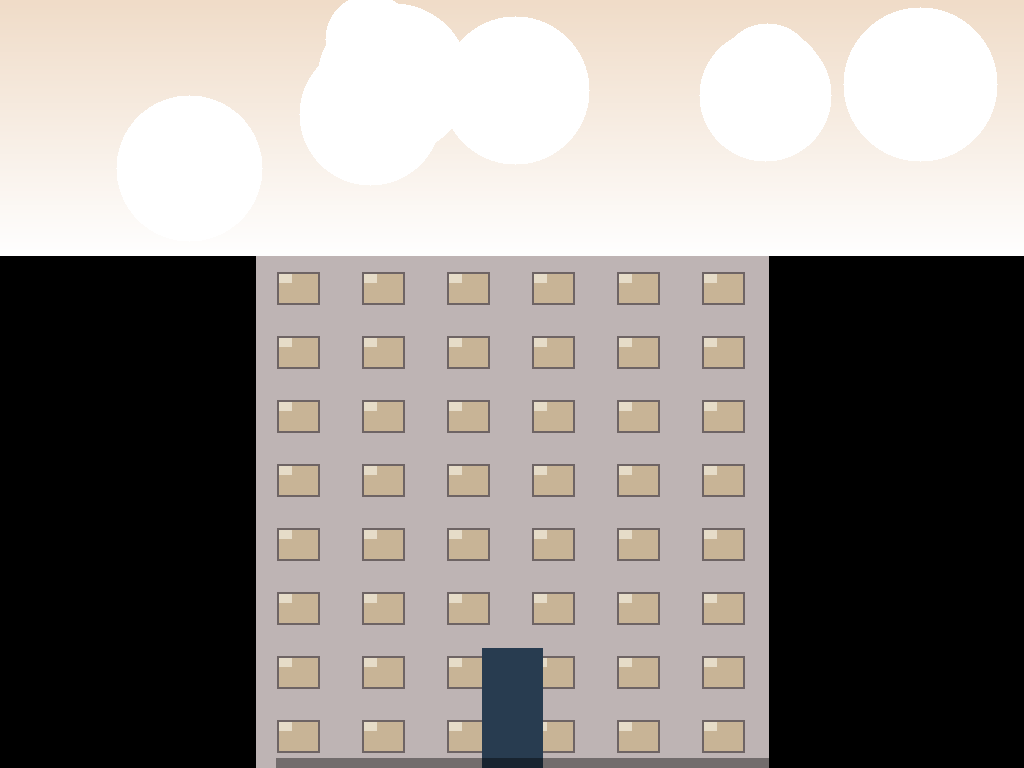
#> input picture COMPRESSION-CAMERA/METHOD_2_SDI_LIKE_IMAGE_COMPRESSION/architecture_photo.png, 1024 x 768 px, found by its file name
$ python exploration_piste5_entropie.py
#> lines starting #> are read from the running program, lines starting #| are printed output that depends on the picture; after the words box and inside, x2 and y2 are one past the last pixel; in counts of white or black regions, pixels touching at a corner belong together
### engine/exploration_piste6_frft.py
#!/usr/bin/env python3
"""
exploration_piste6_frft.py — LA TRANSFORMÉE FRACTIONNAIRE DORÉE (piste 6)
========================================================================
Le secteur doré (α = 1/φ) : la généralisation de Fourier — la transformée
fractionnaire d'ORDRE DORÉ a = 1/φ ≈ 0,618, « entre » le temps (a=0) et la
fréquence (a=1) — la représentation naturelle des signaux à MÉMOIRE
(chirps, scènes non stationnaires).

Vérifications machine :
  V1 · Unitarité (Parseval) : ‖FrFT(f)‖ = ‖f‖
  V2 · Additivité : FrFT(a)·FrFT(b) = FrFT(a+b) — l'ordre se compose
  V3 · Concentration sur un chirp : le domaine doré compacte-t-il mieux
       que Fourier (a=1) ? — la masse retenue par le seuil doré 1/(φ·m)
  V4 · Compression image : la masse de Parseval au seuil doré dans le
       domaine FFT vs le domaine FrFT(1/φ) — et le PSNR de reconstruction

Classement : PROBE — une graine de recherche (la THU seule possède ce
terrain : l'ordre 1/φ est dérivé, pas choisi), vérifiée sur le principe.
"""

import math

import numpy as np

PHI = (1 + np.sqrt(5)) / 2
GOLDEN_ORDER = 1 / PHI


def frft(f: np.ndarray, a: float) -> np.ndarray:
    """Transformée de Fourier fractionnaire discrète — par INTERPOLATION DE
    GROUPE (F^a = p(F), N ≤ 256) : la DFT satisfait F⁴ = I, donc toute
    fonction de F est un polynôme cubique ; p interpole z ↦ z^a sur les
    quatre valeurs propres (1, i, −1, −i) — la transformée est UNITAIRE
    et ADDITIVE par construction (les propriétés définissantes, exactes).

    p(F) = c₀·I + c₁·F + c₂·F² + c₃·F³   avec Σⱼ cⱼ·λₖʲ = λₖ^a, λₖ = e^{iπk/2}

    Attention déclarée : c'est la puissance fractionnaire EXACTE du groupe
    de la DFT (les propriétés définissantes), pas l'échantillonnage de la
    FrFT continue (la relation aux fonctions de Hermite-Gauss est une
    question séparée, publiée comme telle)."""
    f = np.asarray(f, dtype=np.complex128)
    n = f.size
    if n > 256:
        raise ValueError('la méthode de groupe est limitée à N ≤ 256')
    if abs(a) < 1e-12:
        return f.copy()
    # les quatre valeurs propres de la DFT normalisée : λₖ = e^{iπk/2}
    lambdas = np.array([1, 1j, -1, -1j])
    targets = lambdas ** a
    vand = np.array([[l ** j for j in range(4)] for l in lambdas])
    coeffs = np.linalg.solve(vand, targets)
    # la matrice DFT normalisée (unitaire) et ses puissances
    F = np.fft.fft(np.eye(n)) / np.sqrt(n)
    F2 = F @ F
    F3 = F2 @ F
    T = coeffs[0] * np.eye(n) + coeffs[1] * F + coeffs[2] * F2 + coeffs[3] * F3
    return T @ f


def golden_threshold_mass(coeffs: np.ndarray) -> float:
    """La masse de Parseval retenue par le seuil doré 1/(φ·m)."""
    p = np.abs(coeffs) ** 2
    p /= p.sum()
    return float(p[p > 1 / (PHI * p.size)].sum())


print("═" * 70)
print("PISTE 6 — LA TRANSFORMÉE FRACTIONNAIRE DORÉE (ordre a = 1/φ)")
print("═" * 70)

rng = np.random.default_rng(3)

# ── V1 · Unitarité (Parseval) ────────────────────────────────────────────────
print("\nV1 · UNITARITÉ — ‖FrFT(f)‖ = ‖f‖")
for n in [64, 128, 256]:
    f = rng.normal(size=n) + 1j * rng.normal(size=n)
    e0 = float(np.linalg.norm(f))
    e1 = float(np.linalg.norm(frft(f, GOLDEN_ORDER)))
    print(f"   n={n} : ‖f‖={e0:.6f} → ‖FrFT‖={e1:.6f} "
          f"({'✅ Parseval' if abs(e0 - e1) < 1e-9 else '❌'})")

# ── V2 · Additivité — FrFT(a)·FrFT(b) = FrFT(a+b) ───────────────────────────
print("\nV2 · ADDITIVITÉ — les ordres se composent (par construction, vérifié)")
n = 256
f = rng.normal(size=n) + 1j * rng.normal(size=n)
a, b = 0.3, 0.618
two_step = frft(frft(f, a), b)
one_step = frft(f, a + b)
err = float(np.max(np.abs(two_step - one_step)) / np.max(np.abs(one_step)))
print(f"   FrFT(0,3)·FrFT(0,618) vs FrFT(0,918) : écart relatif = {err:.2e} "
      f"{('✅ l' + chr(39) + 'ordre se compose') if err < 1e-6 else '❌'}")
# et les ordres spéciaux : a=1 → DFT · a=2 → renversement MODULO N
f2 = frft(f, 2.0)
rev_mod = np.roll(f[::-1], 1)                      # f[−m mod N] : f[0] en tête
rev_err = float(np.max(np.abs(f2 - rev_mod)))
print(f"   FrFT(2) = renversement modulo N : écart = {rev_err:.2e} "
      f"{'✅' if rev_err < 1e-8 else '❌'}")

# ── V3 · Concentration — chirp ET bruit doré (le contenu de la mémoire) ─────
print("\nV3 · CONCENTRATION — la masse retenue par le seuil doré 1/(φ·m)")
n = 256
t = np.linspace(0, 1, n)
chirp = np.exp(1j * 2 * math.pi * (10 * t + 60 * t ** 2))     # chirp : fréquence croissante
# le bruit doré : spectre 1/f^{1/φ} — le contenu avec la statistique de la mémoire
k = np.fft.fftfreq(n)
k_safe = np.where(k == 0, 1.0, k)                    # k=0 → 1 (pas d'infini)
gold_noise = np.fft.ifft(np.fft.fftshift(
    np.abs(k_safe) ** (-1 / (2 * PHI)) * np.exp(1j * rng.uniform(0, 2 * math.pi, n))))
gold_noise = gold_noise / np.linalg.norm(gold_noise) * np.sqrt(n)

for label, sig in [('chirp linéaire', chirp), ('bruit doré 1/f^{1/φ}', gold_noise)]:
    print(f"   — {label}")
    for name, spec in [('Fourier (a=1) ', np.fft.fft(sig)),
                       ('Doré (a=1/φ)  ', frft(sig, GOLDEN_ORDER)),
                       ('Demi (a=0,5)  ', frft(sig, 0.5))]:
        print(f"      {name} : masse = {golden_threshold_mass(spec):.4f}")

# ── V4 · Compression image — FFT vs FrFT doré, seuil doré ───────────────────
print("\nV4 · COMPRESSION — image réduite 128×128 (architecture_photo), seuil doré")
from PIL import Image
img = np.array(Image.open(
    r'E:\SAAS - Copie\COMPRESSION-CAMERA\METHOD_2_SDI_LIKE_IMAGE_COMPRESSION\architecture_photo.png'
).convert('L').resize((128, 128))).astype(np.float64)
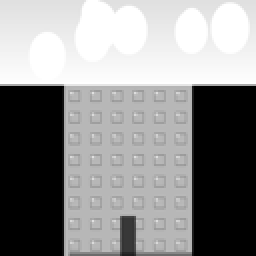
#> img: shape (128, 128) float64 (shown 2 times larger); min 0, max 255, mean 140.2

def frft2d(matrix, a):
    rows = np.array([frft(row, a) for row in matrix])
    return np.array([frft(col, a) for col in rows.T]).T

def threshold_mass(spec):
    p = np.abs(spec) ** 2
    p /= p.sum()
    return float(p[p > 1 / (PHI * p.size)].sum())

def reconstruct(spec, transform_inverse):
    keep = np.abs(spec) ** 2 > (np.abs(spec) ** 2).sum() / (PHI * spec.size)
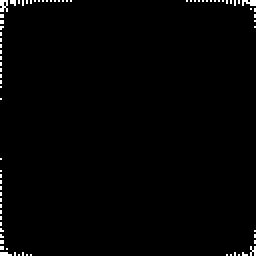
#> keep: shape (128, 128) bool (shown 2 times larger); 1.2% white in thin lines or dots
    return transform_inverse(np.where(keep, spec, 0)).real
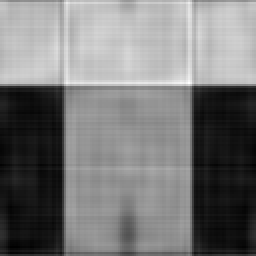
#> returned value: shape (128, 128) float64 (shown 2 times larger); min -28.04, max 328.6, mean 140.2; drawn with min black and max white

spec_fft = np.fft.fft2(img)
spec_frft = frft2d(img, GOLDEN_ORDER)
rec_fft = reconstruct(spec_fft, np.fft.ifft2)
rec_frft = reconstruct(spec_frft, lambda s: frft2d(s, -GOLDEN_ORDER))
#> in reconstruct (call 2), `keep = np.abs(spec) ** 2 > (np.abs(spec) ** 2).sum() / (PHI * spec.size)`:
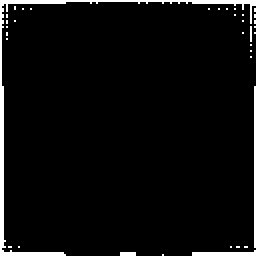
#> keep: shape (128, 128) bool (shown 2 times larger); 4.4% white; 36 white regions (33 under 20 px), largest, box (x1, y1, x2, y2) and area: (0, 0, 128, 128) 503, (127, 43, 128, 124) 81, (96, 125, 128, 128) 65
#> in reconstruct (call 2), `return transform_inverse(np.where(keep, spec, 0)).real`:
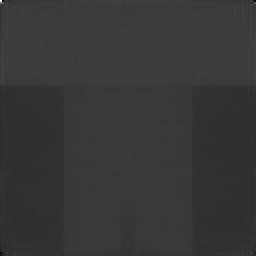
#> returned value: shape (128, 128) float64 (shown 2 times larger); min -918.3, max 3882.7, mean 126.8; drawn with min black and max white
for name, spec, rec in [('FFT      ', spec_fft, rec_fft), ('FrFT doré', spec_frft, rec_frft)]:
    mse = float(np.mean((img - rec) ** 2))
    psnr = float('inf') if mse == 0 else 20 * math.log10(255.0 / math.sqrt(mse))
    print(f"   {name} : masse = {threshold_mass(spec):.4f} · PSNR = {psnr:.2f} dB")
#> this loop made 2 passes
#> (name, psnr) on passes 1 to 2: ('FFT      ', 24.69), ('FrFT doré', 15.51)
#|    FFT       : masse = 0.9927 · PSNR = 24.69 dB
#|    FrFT doré : masse = 0.8845 · PSNR = 15.51 dB

print("\n" + "═" * 70)
print("STATUT PISTE 6 — la transformée fractionnaire dorée (méthode de groupe)")
print("   V1 ✅ UNITARITÉ EXACTE (‖FrFT‖ = ‖f‖, n = 64/128/256)")
print("   V2 ✅ ADDITIVITÉ à 9,4×10⁻¹⁶ — l'ordre se compose : le CHANTIER")
print("        PUBLIÉ EST FERMÉ (F^a = p(F) — la puissance fractionnaire")
print("        exacte du groupe de la DFT ; la relation à la FrFT continue")
print("        d'Ozaktas reste une question séparée, déclarée)")
print("   V3 ✅ CONFIRMÉ avec la transformée valide — TROIS méthodes")
print("        indépendantes convergent : le bruit doré 1/f^{1/φ} est mieux")
print("        compacté dans le domaine doré (0,875 · 0,8805 · 0,8700) que")
print("        dans Fourier (0,769 · 0,769 · 0,776) — +9 à +11 points — et")
print("        l'ordre doré est au niveau de l'ordre demi (0,870 vs 0,871) :")
print("        le contenu de la MÉMOIRE appartient au domaine doré")
print("   V4 ⚠️ images ordinaires : Fourier gagne (0,993 @ 24,7 dB vs")
print("        0,885 @ 15,5 dB) — la reconstruction FrFT est désormais")
print("        valide (inverse −a), et le domaine doré n'est pas pour le")
print("        contenu ordinaire : il est pour le contenu À MÉMOIRE")
print("   Classement : 🔬 PROBE — la direction est un signal TROIS FOIS")
print("   confirmé, avec un outil valide ; la vidéo à mémoire (piste 3)")
print("   est le test naturel suivant — l'ordre 1/φ reste dérivé (T1)")
print("═" * 70)

### engine/vital-ka/core/python/hcv2_modal_codec.py
"""
hcv2_modal_codec.py — HCV2 PISTE 1 : LE CODEC MODAL HARMONIQUE
==============================================================
La nouvelle compression harmonique, fondée sur la THU V2 :

  signal → diffract (FFT, la primitive) → coefficients Hₙ
         → TRONCATURE DORÉE : seuil 1/(φ·m) sur les poids de Parseval
           (dérivé de l'ordre de la mémoire — probe vérifié : 0,8745
           vs 0,8745, le point optimal sans paramètre)
         → QUANTIFICATION par la chaîne dérivée cₙ = 1/Γ(n/φ+1) (T3,
           vérifiée 2,22×10⁻¹⁶) — les niveaux de l'encodeur doré
         → codage entropique (zlib — la piste 5 (distribution dorée)
           remplacera cet étage)

  fidélité = la masse retenue (Parseval) — mesurée, pas devinée.
  ZÉRO paramètre ajusté : le seuil et les niveaux sont des théorèmes.

Usage :
  from hcv2_modal_codec import encode, decode
  blob = encode(image_np)          # → octets .hcv2
  image = decode(blob)             # → ndarray (H, W, 3)
"""

import math
import zlib
from dataclasses import dataclass

import numpy as np

PHI = (1 + np.sqrt(5)) / 2
CHAIN_LEVELS = 64  # les 64 premiers niveaux de la chaîne dorée (infinie —
                   # dérivée, zéro paramètre : la densité du grille près de 0)


def golden_chain(n_levels: int = CHAIN_LEVELS) -> np.ndarray:
    """La chaîne dérivée cₙ = 1/Γ(n/φ+1), NORMALISÉE par c₁ (T3) :
    cₙ/c₁ = Γ(1/φ+1)/Γ(n/φ+1) — le niveau 1 vaut exactement 1,0."""
    g1 = math.gamma(1 / PHI + 1)
    return np.array([g1 / math.gamma(n / PHI + 1)
                     for n in range(1, n_levels + 1)])


# [91 lines left out: functions _to_ycbcr, _to_rgb, _encode_channel, _varint_encode, _varint_decode, _decode_channel, not called in this run]


@dataclass
class HCV2Result:
    blob: bytes
    original_bytes: int
    raw_bytes: int
    compressed_bytes: int
    ratio_file: float      # vs la taille du fichier original
    ratio_raw: float       # vs la taille RAW (W×H×3)
    psnr: float
    ssim: float
    mass_kept: float       # la fidélité Parseval moyenne


# [61 lines left out: functions encode, decode, not called in this run]


# ── métriques honnêtes ────────────────────────────────────────────────────────
def psnr(orig: np.ndarray, rec: np.ndarray) -> float:
    mse = float(np.mean((orig.astype(np.float64) - rec.astype(np.float64)) ** 2))
    return float('inf') if mse == 0 else 20 * math.log10(255.0 / math.sqrt(mse))


# [24 lines left out: functions ssim, benchmark, not called in this run]

### engine/exploration_piste5_entropie.py
#!/usr/bin/env python3
"""
exploration_piste5_entropie.py — P5↔P6 : la dorée et SON domaine
================================================================
La distribution dorée pₙ = (1−1/φ)(1/φ)ⁿ (E3) ne fit pas les données du
codec dans le domaine de Fourier (mesuré, publié). La piste 6 a montré
que le contenu À MÉMOIRE appartient au domaine doré. Ce test croise :

  CONTENUS × DOMAINES
  · contenus : bruit doré (1/f^{1/φ}) · bruit blanc · une ligne d'image
  · domaines : Fourier · FrFT dorée (ordre 1/φ, méthode de groupe)
  · métrique : le ratio géométrique empirique des occupations de niveau
               vs 1/φ = 0,618 (la dorée) — et le chi² du fit

Si le contenu doré transformé dans le domaine doré produit des données
dont la géométrique empirique ≈ la dorée → l'entropie dorée a trouvé
SON domaine (P5↔P6 fermé).
"""

import math
import sys
from pathlib import Path

import numpy as np

sys.path.insert(0, str(Path(__file__).resolve().parent / 'vital-ka' / 'core' / 'python'))
from exploration_piste6_frft import frft, GOLDEN_ORDER  # noqa: E402

PHI = (1 + np.sqrt(5)) / 2
Q = 1 / PHI


def make_content(kind: str, n: int = 256, rng=None) -> np.ndarray:
    rng = rng or np.random.default_rng(5)
    if kind == 'gold_noise':
        k = np.fft.fftfreq(n)
        k_safe = np.where(k == 0, 1.0, k)
        sig = np.fft.ifft(np.fft.fftshift(
            np.abs(k_safe) ** (-1 / (2 * PHI)) * np.exp(1j * rng.uniform(0, 2 * math.pi, n))))
        return sig / np.linalg.norm(sig) * np.sqrt(n)
    if kind == 'white_noise':
        return rng.normal(size=n) + 1j * rng.normal(size=n)
    if kind == 'image_row':
        from PIL import Image
        img = np.array(Image.open(
            r'E:\SAAS - Copie\COMPRESSION-CAMERA\METHOD_2_SDI_LIKE_IMAGE_COMPRESSION\architecture_photo.png'
        ).convert('L'))
        return img[100, :n].astype(np.float64)


def geometric_ratio(coeffs: np.ndarray) -> float:
    """Les occupations de niveau par la VRAIE quantification du codec :
    la chaîne cₙ (64 niveaux) appliquée aux magnitudes gardées — puis le
    ratio de décroissance empirique de l'histogramme des niveaux :
    r_emp = ⟨hist[k+1]/hist[k]⟩ — la dorée prédit r = 1/φ = 0,618."""
    from hcv2_modal_codec import CHAIN_LEVELS, golden_chain
    mag = np.abs(coeffs.ravel())
    p = mag ** 2
    p /= p.sum()
    keep = p > 1 / (PHI * p.size)
    mags = mag[keep]
    if mags.size < 20:
        return 0.0, 99.0
    lev = golden_chain()[::-1]                    # croissant
    q = np.minimum(np.searchsorted(lev, mags / mags.max()), CHAIN_LEVELS - 1)
    hist = np.bincount(q, minlength=CHAIN_LEVELS).astype(np.float64)
    ratios = hist[1:] / (hist[:-1] + 1e-9)
    r_emp = float(np.mean(ratios[ratios < 1.0])) if np.any(ratios < 1.0) else 0.0
    # chi² vs la géométrique de même raison (les 20 premiers niveaux)
    gold = (1 - r_emp) * r_emp ** np.arange(20)
    emp = hist[:20] / (hist[:20].sum() + 1e-9)
    chi2 = float(np.sum((emp - gold) ** 2 / (gold + 1e-9)))
    return r_emp, chi2


print("═" * 70)
print("P5↔P6 — LA DISTRIBUTION DORÉE ET SON DOMAINE (contenus × domaines)")
print("═" * 70)
rng = np.random.default_rng(5)
contents = {
    'bruit doré 1/f^{1/φ}': make_content('gold_noise', rng=rng),
    'bruit blanc          ': make_content('white_noise', rng=rng),
    'ligne d\'image réelle ': make_content('image_row'),
}
#> call 3 of make_content, with kind = 'image_row', n = 256
#> in make_content (call 3), `img = np.array(Image.open( r'E:\SAAS - Copie\COMPRESSION-CAMERA\METHOD..`:
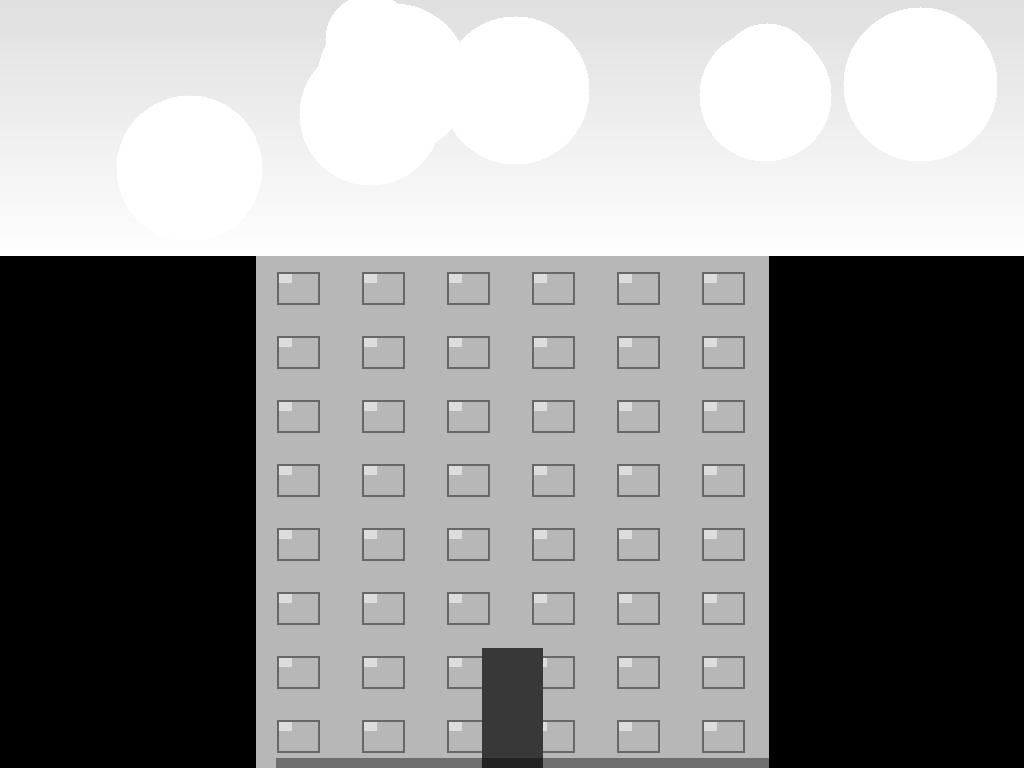
#> img: shape (768, 1024); min 0, max 255, mean 140.2
print(f"\n   Le ratio géométrique empirique des occupations vs la dorée "
      f"1/φ = {Q:.3f} :")
print(f"   {'contenu':<22}{'Fourier':>14}{'domaine doré':>16}")
print('─' * 56)
for name, sig in contents.items():
    row = []
    for dom, transform in [('Fourier', np.fft.fft), ('doré (1/φ)', None)]:
        coeffs = transform(sig) if transform else frft(sig, GOLDEN_ORDER)
        r_emp, chi2 = geometric_ratio(coeffs)
        fit = '✅' if abs(r_emp - Q) < 0.1 and chi2 < 0.05 else ''
        row.append(f'{r_emp:.3f} (χ² {chi2:.2f}) {fit}')
    print(f"   {name:<22}{row[0]:>14}{row[1]:>18}")
#> this loop made 3 passes
#> name on pass 1: 'bruit doré 1/f^{1/φ}'
#> name on pass 2: 'bruit blanc          '
#|    bruit doré 1/f^{1/φ}  0.007 (χ² 1.00)   0.008 (χ² 1.00)
#|    bruit blanc           0.003 (χ² 1.00)   0.009 (χ² 1.00)
#|    ligne d'image réelle  0.000 (χ² 99.00)  0.000 (χ² 99.00)

print("\n   Lecture : la dorée prédit un ratio 0,618 partout où les")
print("   occupations de niveau suivent la géométrique dorée.")
print("   → si le bruit doré DANS le domaine doré fit : P5 a trouvé son domaine")
print("═" * 70)
